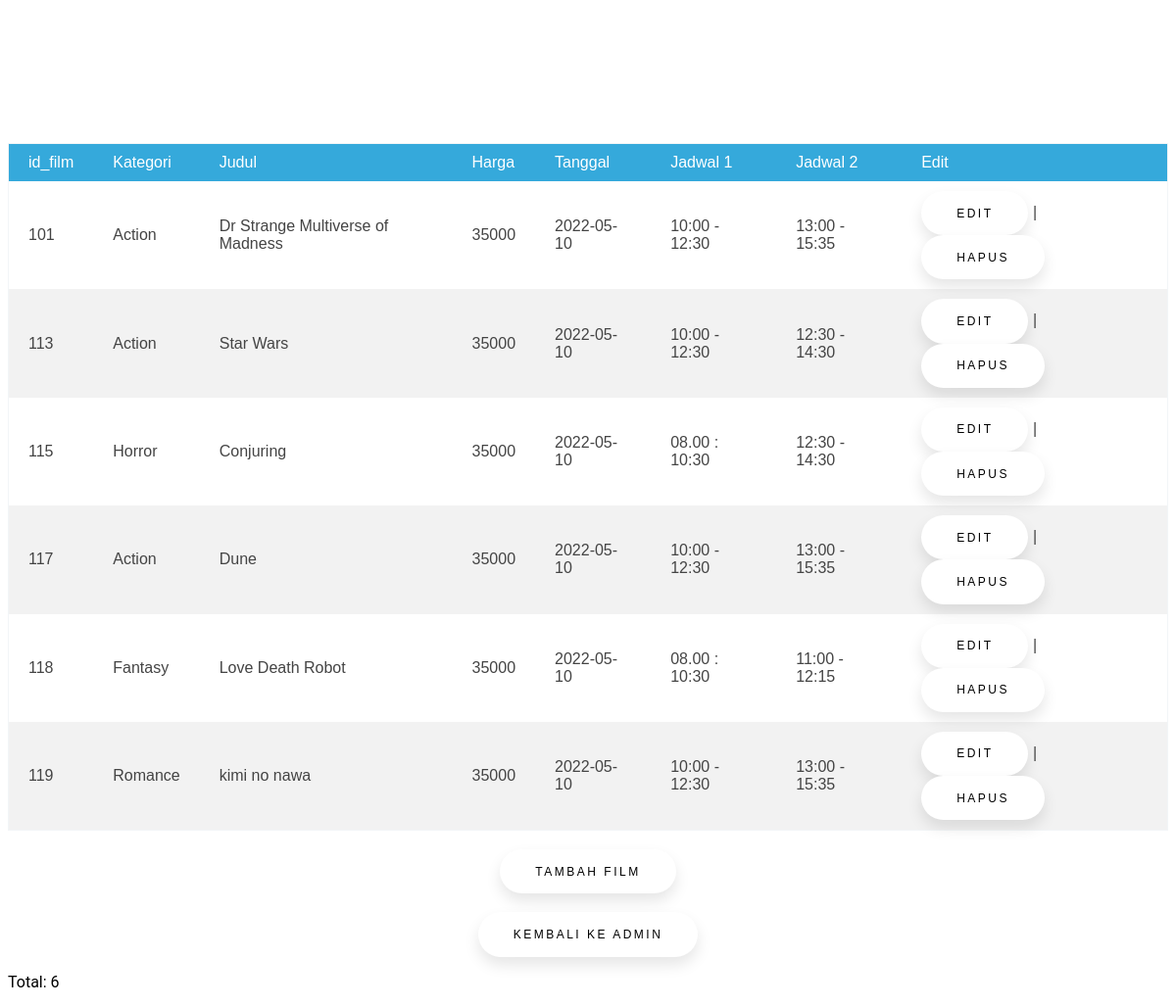
/list_film.php, run on the app's committed database.
### tables this page shows
CREATE TABLE `datafilm` (
  `idfilm` int(3) NOT NULL,
  `kategori` varchar(20) NOT NULL,
  `judul` varchar(100) NOT NULL,
  `harga` int(11) NOT NULL,
  `tanggal` date NOT NULL,
  `jadwal` varchar(20) NOT NULL,
  `jadwal2` varchar(20) NOT NULL
);

### list_film.php (the view, shortened to what this page needs)
<?php include("koneksi.php"); ?>
<!DOCTYPE html>
<html>
<head>
	<link rel="stylesheet" href="style.css">
</head>
<body>
    <header>
        <h3>Now Showing</h3>
    </header>
    <br>
	<center>
    <table class="tabel1">
    <thead>
        <tr>
            <th>id_film</th>
            <th>Kategori</th>
            <th>Judul</th>
			<th>Harga</th>
            <th>Tanggal</th>
            <th>Jadwal 1</th>
			<th>Jadwal 2</th>
            <th>Edit</th>
        </tr>
    </thead>
    <tbody>
        <?php
        $sql = "SELECT * FROM datafilm";
        $query = mysqli_query($db, $sql);
        while($film = mysqli_fetch_array($query)){
            echo "<tr>";
            echo "<td>".$film['idfilm']."</td>";
            echo "<td>".$film['kategori']."</td>";
            echo "<td>".$film['judul']."</td>";
			echo "<td>".$film['harga']."</td>";
			echo "<td>".$film['tanggal']."</td>";
            echo "<td>".$film['jadwal']."</td>";
            echo "<td>".$film['jadwal2']."</td>";
            echo "<td>";
            echo "<a href='editfilm.php?idfilm=".$film['idfilm']."'><button>Edit</button></a> | ";
            echo "<a href='hapusfilm.php?idfilm=".$film['idfilm']."'><button>Hapus</button></a>";
            echo "</td>";
            echo "</tr>";
        }
        ?>
    </tbody>
    </table>
	<br><a href="tambahfilm.php"><button>tambah film</button></a></br>
	<br><a href="indexadmin.php"><button>kembali ke admin</button></a></br>
	</center>
    <p>Total: <?php echo mysqli_num_rows($query) ?></p>
    </body>
</html>

### style.css (style rules this page uses)
body { background-image: url(image/wallpaper.jpg); font-family: "Roboto",sans-serif; }
h3 { font-size: 2.5rem; color: white; text-align: center; align-items: center; }
.tabel1 { font-family: sans-serif; color: #444; border-collapse: collapse; width: 100%; border: 1px solid #f2f5f7; }
.tabel1 tr th { background: #35A9DB; color: #fff; font-weight: normal; }
.tabel1, th, td { padding: 10px 20px; text-align: left; }
.tabel1 tr:nth-child(even) { background-color: #f2f2f2; }
button { padding: 1.3em 3em; font-size: 12px; text-transform: uppercase; letter-spacing: 2.5px; font-weight: 500; color: #000; background-color: #fff; border: none; border-radius: 45px; box-shadow: 0px 8px 15px rgba(0, 0, 0, 0.1); transition: all 0.3s ease 0s; cursor: pointer; outline: none; }

### data on the page
datafilm: idfilm "101", kategori "Action", judul "Dr Strange Multiverse of Madness", harga "35000", tanggal "2022-05-10", jadwal "10:00 - 12:30", jadwal2 "13:00 - 15:35"
datafilm: idfilm "113", kategori "Action", judul "Star Wars", harga "35000", tanggal "2022-05-10", jadwal "10:00 - 12:30", jadwal2 "12:30 - 14:30"
datafilm: idfilm "115", kategori "Horror", judul "Conjuring", harga "35000", tanggal "2022-05-10", jadwal "08.00 : 10:30", jadwal2 "12:30 - 14:30"
datafilm: idfilm "117", kategori "Action", judul "Dune", harga "35000", tanggal "2022-05-10", jadwal "10:00 - 12:30", jadwal2 "13:00 - 15:35"
datafilm: idfilm "118", kategori "Fantasy", judul "Love Death Robot", harga "35000", tanggal "2022-05-10", jadwal "08.00 : 10:30", jadwal2 "11:00 - 12:15"
datafilm: idfilm "119", kategori "Romance", judul "kimi no nawa", harga "35000", tanggal "2022-05-10", jadwal "10:00 - 12:30", jadwal2 "13:00 - 15:35"

### other printed values
mysqli_num_rows($query) "6"
